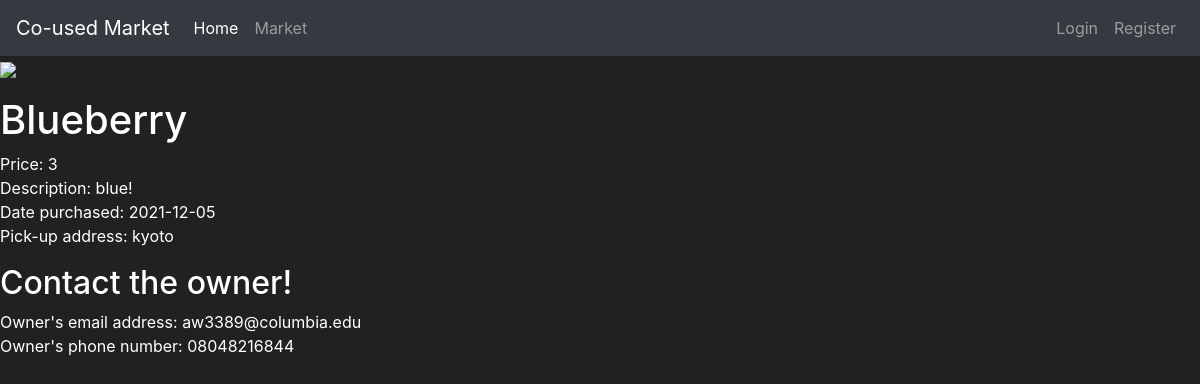
The app's page /info/4 with its own data.
### market/models.py (models this page shows)
class Posting(db.Model):
	id = db.Column(db.Integer(), primary_key=True)
	itemname = db.Column(db.String(length=30), nullable=False, unique=False)
	email_address = db.Column(db.String(length=50), nullable=False, unique=True)
	phone = db.Column(db.String(length=15), nullable=False, unique=False)
	date = db.Column(db.String(length=10), nullable=True, unique=False)
	pick_address = db.Column(db.String(length=30), nullable=False, unique=False)
	price = db.Column(db.Integer(), nullable=False)
	description = db.Column(db.String(length=300), nullable=False, unique=False)
	image = db.Column(db.String(length=100), nullable=True, unique=True)

### market/routes.py (the view)
@app.route('/info/<string:id>', methods=['GET', 'POST'])
def info_page(id):
    form = UploadForm()
    posting = Posting.query.filter_by(id=int(id)).one()
    return render_template('moreinfo.html', form=form, posting=posting)

### market/templates/moreinfo.html (shortened to what this page needs)
{% extends 'base.html' %}
{% block content %}
  <body>
    <p>
       <img src="https://m.media-amazon.com/images/I/61uKv7-GVJL._CR224,0,576,576_UX256.jpg">
     </p>
    <h1>
      {{ posting.itemname }}
    </h1>
    <p>
      Price: {{posting.price}}<br>
      Description: {{ posting.description }} <br>
      Date purchased: {{posting.date}} <br>
      Pick-up address: {{ posting.pick_address }}
    </p>
    <h2>
      Contact the owner!
    </h2>
    <p>
      Owner's email address: {{ posting.email_address }}<br>
      Owner's phone number: {{ posting.phone }}<br>
    </p>
  </body>
{% endblock %}

### market/templates/base.html (style rules this page uses)
body { background-color: #212121; color: white }

### records on screen
Posting: itemname "Blueberry", price "3", description "blue!", date "2021-12-05", pick_address "kyoto", email_address "aw3389@columbia.edu", phone "08048216844"
